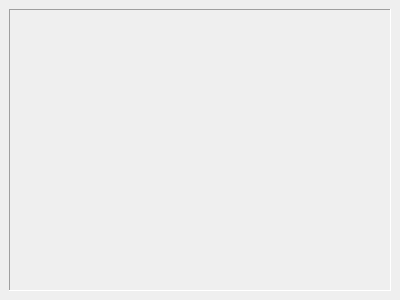
<?xml version="1.0" encoding="UTF-8"?>
<ui version="4.0">
 <class>ARMRegisters</class>
 <widget class="QDockWidget" name="ARMRegisters">
  <property name="geometry">
   <rect>
    <x>0</x>
    <y>0</y>
    <width>400</width>
    <height>300</height>
   </rect>
  </property>
  <property name="windowTitle">
   <string>ARM Registers</string>
  </property>
  <widget class="QWidget" name="dockWidgetContents">
   <layout class="QGridLayout" name="gridLayout">
    <item row="0" column="0">
     <widget class="RegisterView" name="registerView">
      <property name="frameShape">
       <enum>QFrame::Panel</enum>
      </property>
      <property name="frameShadow">
       <enum>QFrame::Sunken</enum>
      </property>
      <property name="lineWidth">
       <number>1</number>
      </property>
      <property name="midLineWidth">
       <number>3</number>
      </property>
     </widget>
    </item>
    <item row="0" column="1">
     <layout class="QVBoxLayout" name="flags">
      <property name="spacing">
       <number>2</number>
      </property>
     </layout>
    </item>
   </layout>
  </widget>
 </widget>
 <customwidgets>
  <customwidget>
   <class>RegisterView</class>
   <extends>QFrame</extends>
   <header>debugger/register_view.h</header>
   <container>1</container>
  </customwidget>
 </customwidgets>
 <resources/>
 <connections/>
</ui>
